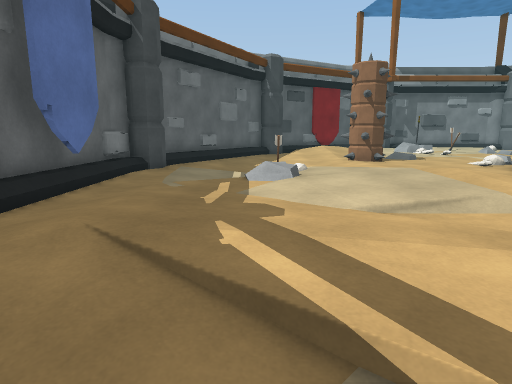
view 1 (above)

23 first-person views from a walk through a scene from a Unity 3-D project. The camera is 1.5 m above the floor, tilts 10° down and sees 75° across. The floor is counted in squares, 1 m on a side. Each view is taken from the middle of a square. On the plan, view 1 faces up. The plan holds only what a view shows up to about 15 squares ahead; the rest is blank. The place goes on beyond the plan.

view 2
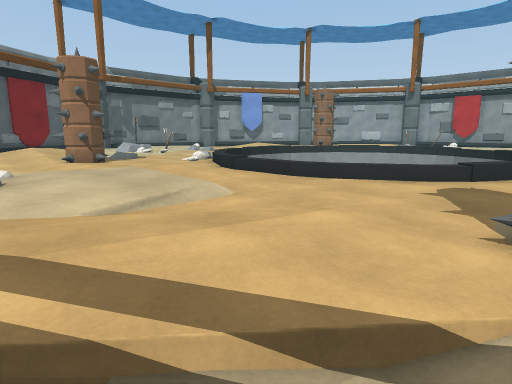

view 3
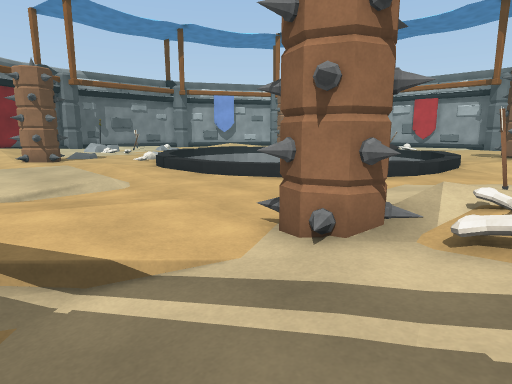

view 4
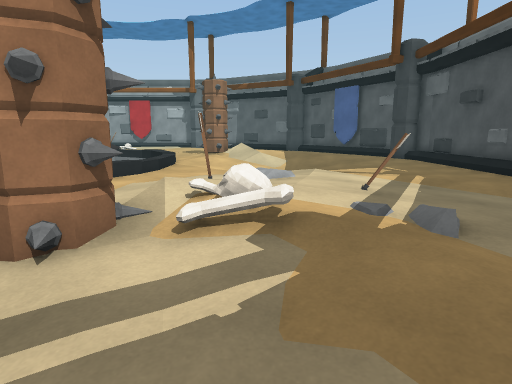

view 5
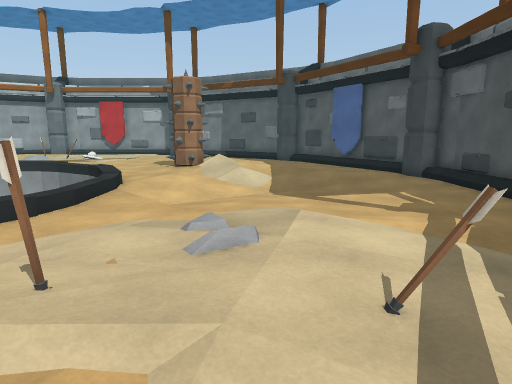

view 6
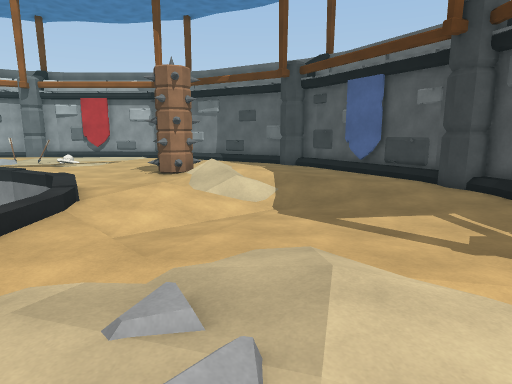

view 7
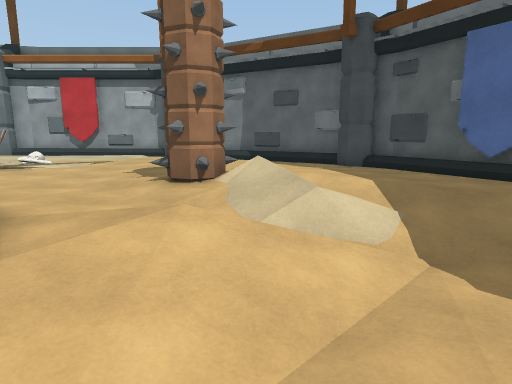

view 8
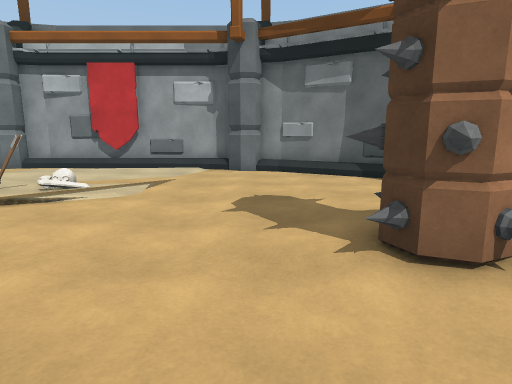

view 9
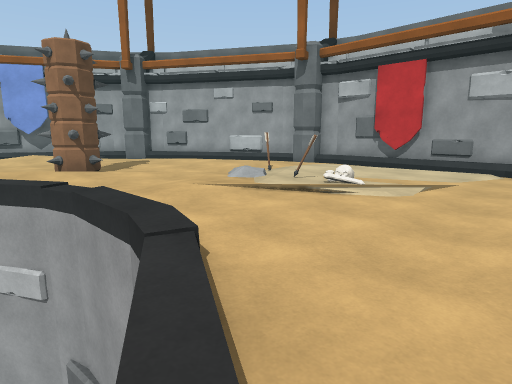

view 10
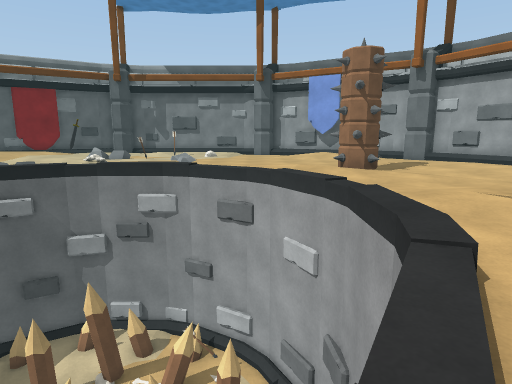

view 11
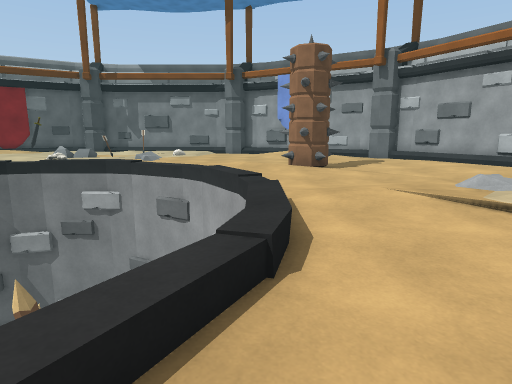

view 12
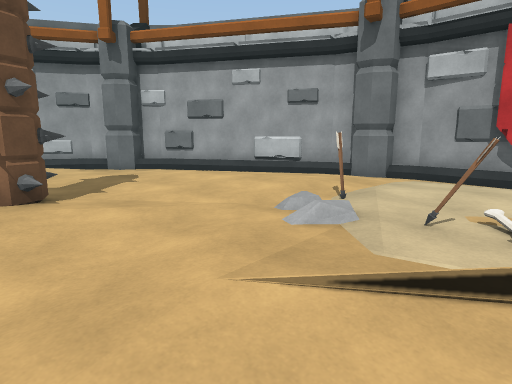

view 13
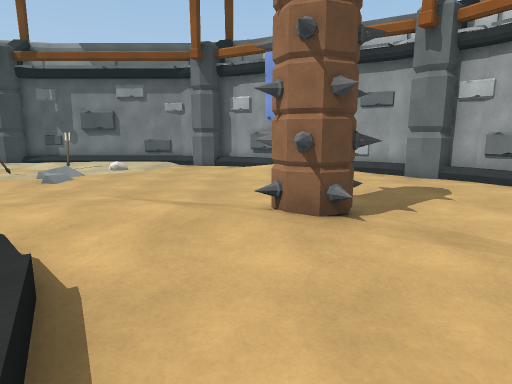

view 14
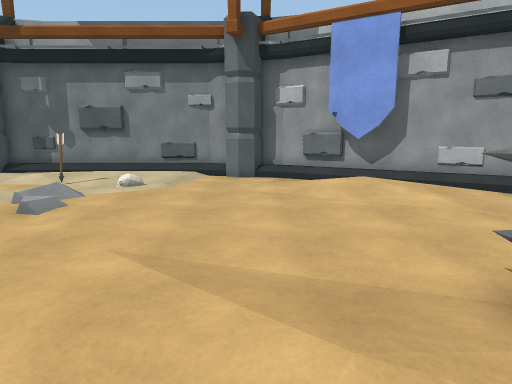

view 15
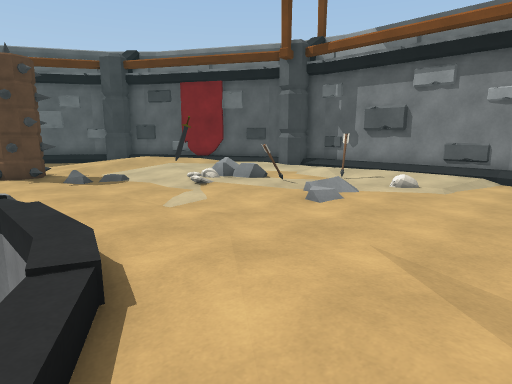

view 16
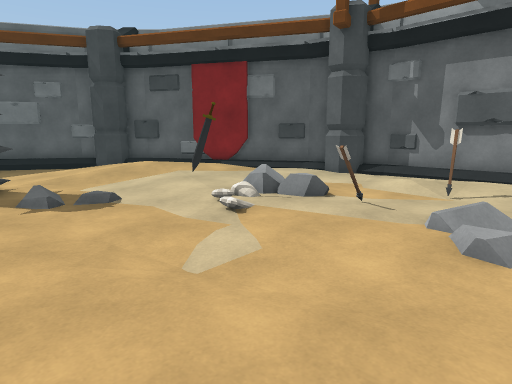

view 17
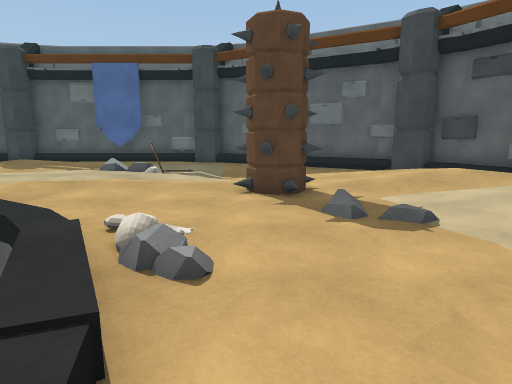

view 18
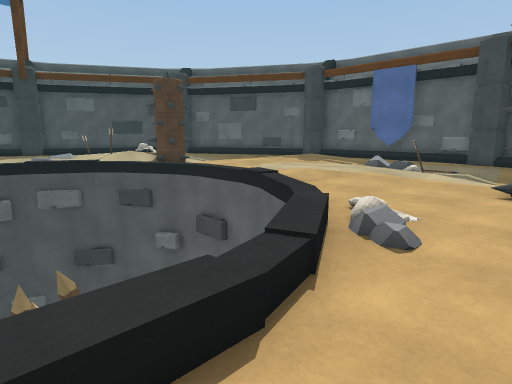

view 19
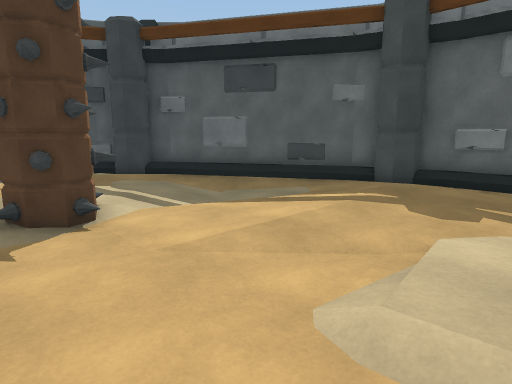

view 20
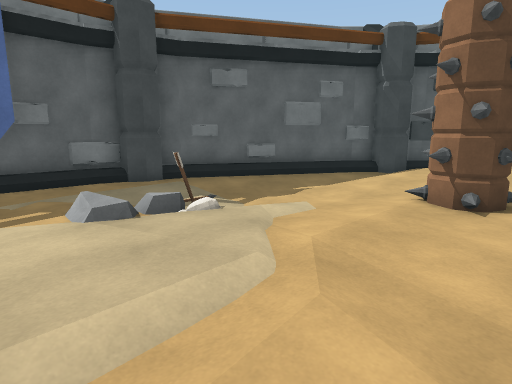

view 21
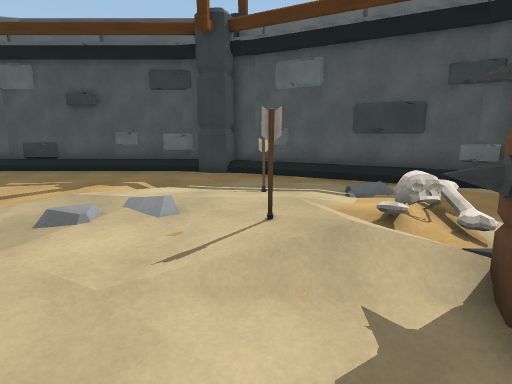

view 22
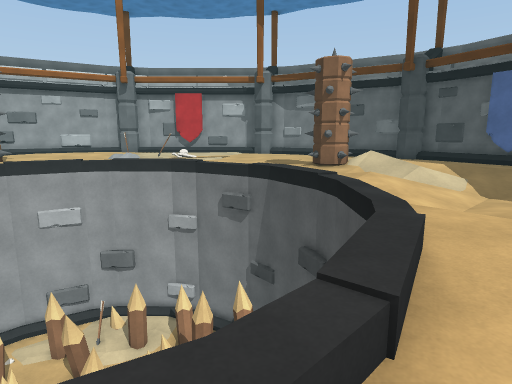

view 23
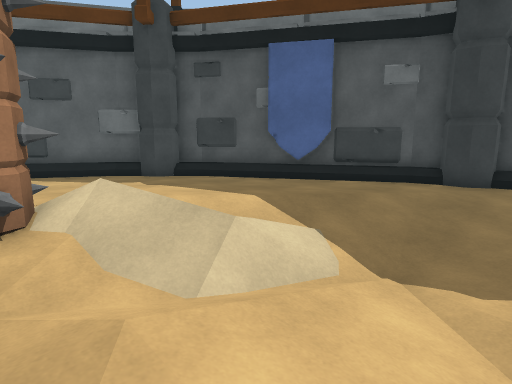

### Floor plan
Key: @ floor where view 1 was taken; # wall or solid block; . main floor; : floor 0.25 m higher than the main floor; - floor 0.25 m lower than the main floor; + floor 0.5 m higher than the main floor; _ floor 0.5 m lower than the main floor; / step, stairs or slope; v drop or lower ground; B bones; A banner; S skull; W sword; O other object.
Columns run from 5 left of view 1 to 34 right of it. Each row starts with its distance up from view 1.
 27                #######O##
 26             ####////////####
 25            ##::..//::...../O #
 24          OA/::...//O....../.A##
 23        ##A/:::  .....O.....::#####
 22       ##/ +::.  /.../......::::/O#
 21      ### +/:::.:..O//........:...##
 20     ###/::/::.WOB.../............/OOO
 19    ##/-////......................./O
 18    #O--....../....--............:::/#
 17   O#/-/....///...-/.............:::.##
 16   #//---.OOO...........::/.OOO..::::/O
 15  ##//---./OO...........::::OOO..::::.O#
 14  #//---//......O..OvvO/.::::O:..:::::.#
 13  #..//-/......B.Ovvvvvv+/:::::...::::.#
 12 ##.--/O/.......vvvvvvvOvv/........:::.##
 11 O..--  ./.....O  vvvOOOOvv....../.O....#
 10 #..-  /.://...v   vvvvvvvvO..:://::::..#
  9 #A...//:::/:.O      v  vvvv.:::.:...:..#
  8 #A......::.:.v        vvvvv...::O.....A#
  7 #A......::...v      vv vvvv.....BB.....#
  6 #/.......:...O         vvvv............O
  5 #/.::.........v       v vvO............#
  4 #/::::........v       v  v.............#
  3 ##.:/::........v      vvv.............##
  2  #.///..........vv    vv/.............#
  1  #//---/...O.....OvvvvO...-.O.........#
  0  #O/-@--/OOO......../-/.:/-OOO.......##
 -1   O/----./OO//:..../-///:///OO:......#
 -2   ##/_/.../S/O::...//_///////::.....O#
 -3    #O/-..:BB/:::/..--/_/////:::..../O
 -4    ##/...::::::::./---__////:::....##
 -5     #O..::::::::::/---__///:::....O#
 -6     ###...:::O.....---__///:.....###
 -7       #O.  ...../.-----_//......O#
 -8        O#O...../-..------/..../###
 -9         ###..--....-----.....A##
-10           ###/.............OO##
-11             ####////////###O
-12                #O#####O##

Positions as (right, up) in squares from view 1, and headings:
1: (0, 0), facing up
2: (0, 0), facing up-right
3: (1, -3), facing up-right
4: (1, -3), facing right
5: (5, -4), facing right
6: (8, -4), facing right
7: (14, -2), facing right
8: (19, 2), facing right
9: (19, 2), facing up-right
10: (19, 2), facing up
11: (21, 2), facing up
12: (22, 7), facing up-right
13: (22, 9), facing up
14: (20, 13), facing up
15: (20, 13), facing up-left
16: (16, 15), facing up-left
17: (14, 15), facing left
18: (15, 16), facing down-left
19: (7, 7), facing down-left
20: (7, 7), facing up-left
21: (8, 2), facing down
22: (8, 3), facing right
23: (17, 0), facing down-right
